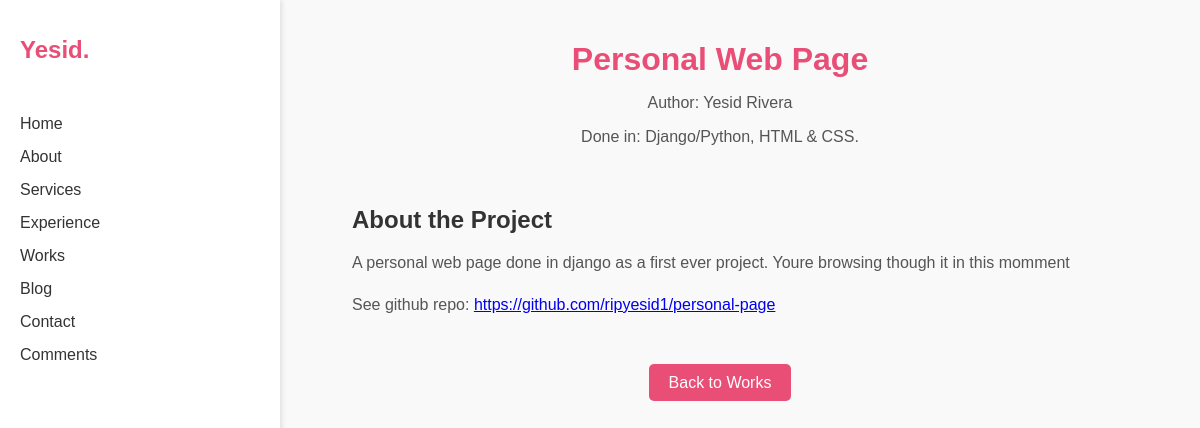
The page /home/works/1 on the database its author committed.
### home/models.py (models this page shows)
class project(models.Model):
    projectName = models.CharField(max_length=255)
    author = models.CharField(max_length=255)
    languages = models.CharField(max_length=120)
    summary = models.CharField(max_length=500)
    description = models.CharField(max_length=10000)
    githubLink = models.URLField(max_length=128)

### home/views.py (the view)
# urls.py: path('home/works/<int:id>', views.Project, name='project'),
def Project(request, id):
    myproject = project.objects.get(id=id)
    template = loader.get_template('project.html')
    context = {
        'myproject' : myproject,
    }
    return HttpResponse(template.render(context, request))

### home/templates/project.html (shortened to what this page needs)
{% extends "base.html" %}
{% block content %}
<!DOCTYPE html>
<html lang="en">
<head>
</head>
<body>
    <div class="content">
        <div class="project-header">
            <h1>{{myproject.projectName}}</h1>
            <p>Author: {{myproject.author}}</p>
            <p>Done in: {{myproject.languages}}.</p>
        </div>
        <div class="project-details">
            <div class="project-description">
                <h2>About the Project</h2>
                <p>{{myproject.summary}}</p>
                <p>See github repo: <a href="{{myproject.githubLink}}" target="_blank">{{myproject.githubLink}}</a></p>
            </div>
        </div>
        <div class="project-footer">
            <a href="/home/works">Back to Works</a>
        </div>
    </div>
</body>
</html>
{% endblock %}

### home/templates/base.html (style rules this page uses)
body { margin: 0; font-family: Arial, sans-serif; background-color: #f9f9f9; color: #333; display: flex; height: 100vh; }

### home/templates/project.html (style rules this page uses)
.content { flex: 1; margin-left: 20%; padding: 20px; }
.project-header { text-align: center; margin-bottom: 40px; }
.project-header h1 { font-size: 32px; color: #e94e77; margin-bottom: 10px; }
.project-header p { font-size: 16px; color: #555; }
.project-details { display: flex; gap: 20px; margin-left: 10%; }
.project-description { flex: 2; }
.project-description h2 { font-size: 24px; margin-bottom: 10px; }
.project-description p { font-size: 16px; color: #555; line-height: 1.6; }
.project-footer { margin-top: 40px; text-align: center; }
.project-footer a { text-decoration: none; color: #fff; background-color: #e94e77; padding: 10px 20px; border-radius: 5px; transition: background-color 0.3s; }

### rows shown on the page
project: projectName "Personal Web Page", author "Yesid Rivera", languages "Django/Python, HTML & CSS", summary "A personal web page done in django as a first ever project. Youre browsing though it in this momment", githubLink "https://github.com/ripyesid1/personal-page"
